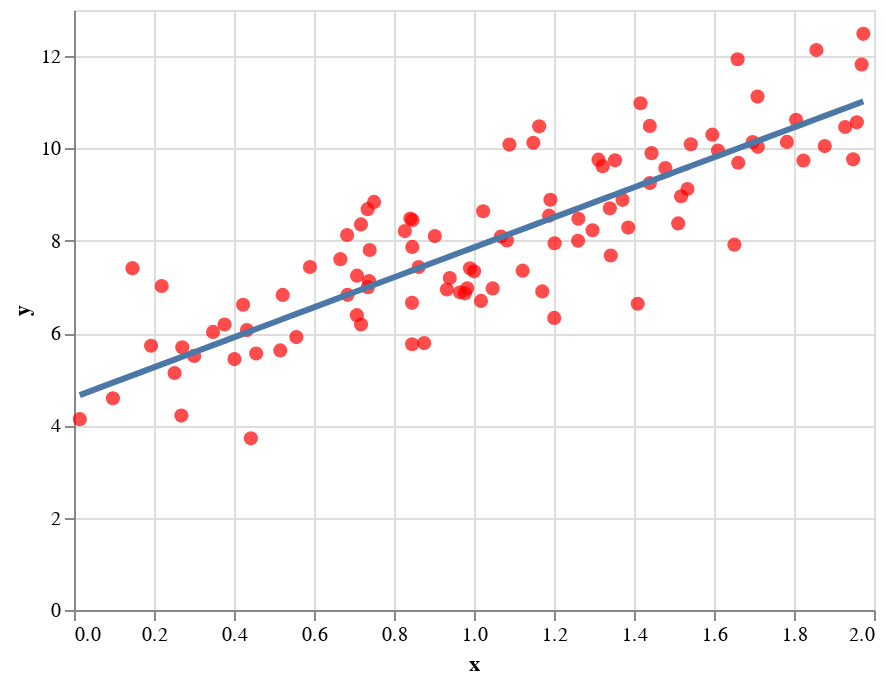

The code cell stored with this chart in its notebook:
### Markdown cell above
The estimated parameters are $w_0 = 4.966$ and $w_1 = 3.001$ that are close enough to $w_0=5$ and $w_1=3$. Let's plot the line.

### Code cell
y_predicted = w_0 + w_1 * X
line = make_line_plot(X,y_predicted)

#show the charts
origin_chart + line

### Figure 1 — Vega-Lite specification as saved in the notebook (floating-point values rounded to 4 significant figures)
{"config": {"view": {"continuousWidth": 400, "continuousHeight": 300}}, "layer": [{"data": {"name": "data-2c13ca96d8ed3d58170a6781550c735d"}, "mark": {"type": "point", "color": "red", "filled": true, "size": 50}, "encoding": {"x": {"type": "quantitative", "field": "x"}, "y": {"type": "quantitative", "field": "y"}}}, {"data": {"name": "data-5628ab888c3a2dd7b87fa3873a975be6"}, "mark": {"type": "line", "size": 3}, "encoding": {"x": {"type": "quantitative", "field": "x"}, "y": {"type": "quantitative", "field": "y"}}}], "$schema": "https://vega.github.io/schema/vega-lite/v4.0.2.json", "datasets": {"data-2c13ca96d8ed3d58170a6781550c735d": [{"x": 0.9651, "y": 6.885}, {"x": 1.148, "y": 10.12}, {"x": 1.969, "y": 11.82}, {"x": 1.661, "y": 9.69}, {"x": 0.8271, "y": 8.21}, {"x": 1.2, "y": 6.329}, {"x": 1.51, "y": 8.376}, {"x": 1.34, "y": 8.705}, {"x": 0.01444, "y": 4.135}, {"x": 0.4011, "y": 5.437}, {"x": 0.845, "y": 6.654}, {"x": 1.659, "y": 11.93}, {"x": 1.023, "y": 8.64}, {"x": 0.4323, "y": 6.065}, {"x": 1.534, "y": 9.123}, {"x": 1.542, "y": 10.09}, {"x": 1.877, "y": 10.05}, {"x": 0.5559, "y": 5.914}, {"x": 1.44, "y": 9.251}, {"x": 0.4553, "y": 5.557}, {"x": 1.371, "y": 8.887}, {"x": 1.0, "y": 7.337}, {"x": 1.928, "y": 10.46}, {"x": 0.7348, "y": 6.994}, {"x": 1.017, "y": 6.697}, {"x": 0.6828, "y": 8.125}, {"x": 1.697, "y": 10.14}, {"x": 0.7076, "y": 7.245}, {"x": 1.805, "y": 10.62}, {"x": 0.7175, "y": 6.185}, {"x": 0.902, "y": 8.101}, {"x": 0.09732, "y": 4.589}, {"x": 0.4421, "y": 3.719}, {"x": 1.353, "y": 9.742}, {"x": 1.856, "y": 12.13}, {"x": 1.187, "y": 8.545}, {"x": 1.71, "y": 10.04}, {"x": 1.047, "y": 6.967}, {"x": 0.7341, "y": 8.684}, {"x": 1.342, "y": 7.681}, {"x": 0.4227, "y": 6.614}, {"x": 0.3004, "y": 5.505}, {"x": 1.948, "y": 9.765}, {"x": 1.122, "y": 7.352}, {"x": 0.6658, "y": 7.601}, {"x": 1.385, "y": 8.285}, {"x": 1.322, "y": 9.616}, {"x": 1.444, "y": 9.898}, {"x": 0.2706, "y": 5.693}, {"x": 1.311, "y": 9.757}, {"x": 1.44, "y": 10.49}, {"x": 1.957, "y": 10.57}, {"x": 0.2684, "y": 4.212}, {"x": 1.518, "y": 8.964}, {"x": 0.9832, "y": 6.971}, {"x": 0.7378, "y": 7.125}, {"x": 0.3764, "y": 6.186}, {"x": 1.61, "y": 9.954}, {"x": 0.1927, "y": 5.726}, {"x": 1.782, "y": 10.14}, {"x": 0.8462, "y": 8.448}, {"x": 0.8754, "y": 5.783}, {"x": 1.202, "y": 7.945}, {"x": 0.7392, "y": 7.799}, {"x": 1.261, "y": 8.478}, {"x": 0.99, "y": 7.403}, {"x": 0.8615, "y": 7.433}, {"x": 0.9394, "y": 7.194}, {"x": 0.5897, "y": 7.432}, {"x": 0.5218, "y": 6.827}, {"x": 0.2514, "y": 5.136}, {"x": 0.7501, "y": 8.842}, {"x": 1.067, "y": 8.092}, {"x": 1.191, "y": 8.888}, {"x": 1.478, "y": 9.574}, {"x": 1.973, "y": 12.48}, {"x": 0.2193, "y": 7.02}, {"x": 0.7071, "y": 6.388}, {"x": 0.9773, "y": 6.861}, {"x": 1.089, "y": 10.08}, {"x": 0.6838, "y": 6.828}, {"x": 1.082, "y": 8.006}, {"x": 1.709, "y": 11.12}, {"x": 0.8409, "y": 8.482}, {"x": 1.416, "y": 10.98}, {"x": 0.8458, "y": 7.868}, {"x": 1.163, "y": 10.48}, {"x": 1.651, "y": 7.915}, {"x": 1.26, "y": 8.001}, {"x": 1.171, "y": 6.903}, {"x": 1.296, "y": 8.227}, {"x": 0.7174, "y": 8.355}, {"x": 0.5157, "y": 5.625}, {"x": 0.3476, "y": 6.025}, {"x": 0.1461, "y": 7.407}, {"x": 0.8453, "y": 5.757}, {"x": 1.596, "y": 10.3}, {"x": 1.823, "y": 9.739}, {"x": 1.409, "y": 6.634}, {"x": 0.9323, "y": 6.945}], "data-5628ab888c3a2dd7b87fa3873a975be6": [{"x": 0.9651, "y": 7.744}, {"x": 1.148, "y": 8.34}, {"x": 1.969, "y": 11.01}, {"x": 1.661, "y": 10.0}, {"x": 0.8271, "y": 7.296}, {"x": 1.2, "y": 8.509}, {"x": 1.51, "y": 9.516}, {"x": 1.34, "y": 8.961}, {"x": 0.01444, "y": 4.656}, {"x": 0.4011, "y": 5.912}, {"x": 0.845, "y": 7.354}, {"x": 1.659, "y": 9.999}, {"x": 1.023, "y": 7.932}, {"x": 0.4323, "y": 6.014}, {"x": 1.534, "y": 9.591}, {"x": 1.542, "y": 9.619}, {"x": 1.877, "y": 10.71}, {"x": 0.5559, "y": 6.415}, {"x": 1.44, "y": 9.286}, {"x": 0.4553, "y": 6.088}, {"x": 1.371, "y": 9.064}, {"x": 1.0, "y": 7.858}, {"x": 1.928, "y": 10.87}, {"x": 0.7348, "y": 6.996}, {"x": 1.017, "y": 7.915}, {"x": 0.6828, "y": 6.827}, {"x": 1.697, "y": 10.12}, {"x": 0.7076, "y": 6.908}, {"x": 1.805, "y": 10.47}, {"x": 0.7175, "y": 6.94}, {"x": 0.902, "y": 7.54}, {"x": 0.09732, "y": 4.925}, {"x": 0.4421, "y": 6.046}, {"x": 1.353, "y": 9.003}, {"x": 1.856, "y": 10.64}, {"x": 1.187, "y": 8.467}, {"x": 1.71, "y": 10.16}, {"x": 1.047, "y": 8.01}, {"x": 0.7341, "y": 6.994}, {"x": 1.342, "y": 8.969}, {"x": 0.4227, "y": 5.983}, {"x": 0.3004, "y": 5.585}, {"x": 1.948, "y": 10.94}, {"x": 1.122, "y": 8.253}, {"x": 0.6658, "y": 6.772}, {"x": 1.385, "y": 9.11}, {"x": 1.322, "y": 8.903}, {"x": 1.444, "y": 9.3}, {"x": 0.2706, "y": 5.488}, {"x": 1.311, "y": 8.869}, {"x": 1.44, "y": 9.286}, {"x": 1.957, "y": 10.97}, {"x": 0.2684, "y": 5.481}, {"x": 1.518, "y": 9.54}, {"x": 0.9832, "y": 7.803}, {"x": 0.7378, "y": 7.006}, {"x": 0.3764, "y": 5.832}, {"x": 1.61, "y": 9.839}, {"x": 0.1927, "y": 5.235}, {"x": 1.782, "y": 10.4}, {"x": 0.8462, "y": 7.358}, {"x": 0.8754, "y": 7.453}, {"x": 1.202, "y": 8.513}, {"x": 0.7392, "y": 7.011}, {"x": 1.261, "y": 8.706}, {"x": 0.99, "y": 7.825}, {"x": 0.8615, "y": 7.408}, {"x": 0.9394, "y": 7.661}, {"x": 0.5897, "y": 6.525}, {"x": 0.5218, "y": 6.304}, {"x": 0.2514, "y": 5.426}, {"x": 0.7501, "y": 7.046}, {"x": 1.067, "y": 8.077}, {"x": 1.191, "y": 8.479}, {"x": 1.478, "y": 9.412}, {"x": 1.973, "y": 11.02}, {"x": 0.2193, "y": 5.322}, {"x": 0.7071, "y": 6.906}, {"x": 0.9773, "y": 7.784}, {"x": 1.089, "y": 8.146}, {"x": 0.6838, "y": 6.831}, {"x": 1.082, "y": 8.125}, {"x": 1.709, "y": 10.16}, {"x": 0.8409, "y": 7.341}, {"x": 1.416, "y": 9.21}, {"x": 0.8458, "y": 7.357}, {"x": 1.163, "y": 8.387}, {"x": 1.651, "y": 9.973}, {"x": 1.26, "y": 8.703}, {"x": 1.171, "y": 8.412}, {"x": 1.296, "y": 8.821}, {"x": 0.7174, "y": 6.94}, {"x": 0.5157, "y": 6.285}, {"x": 0.3476, "y": 5.738}, {"x": 0.1461, "y": 5.084}, {"x": 0.8453, "y": 7.355}, {"x": 1.596, "y": 9.793}, {"x": 1.823, "y": 10.53}, {"x": 1.409, "y": 9.188}, {"x": 0.9323, "y": 7.638}]}}
